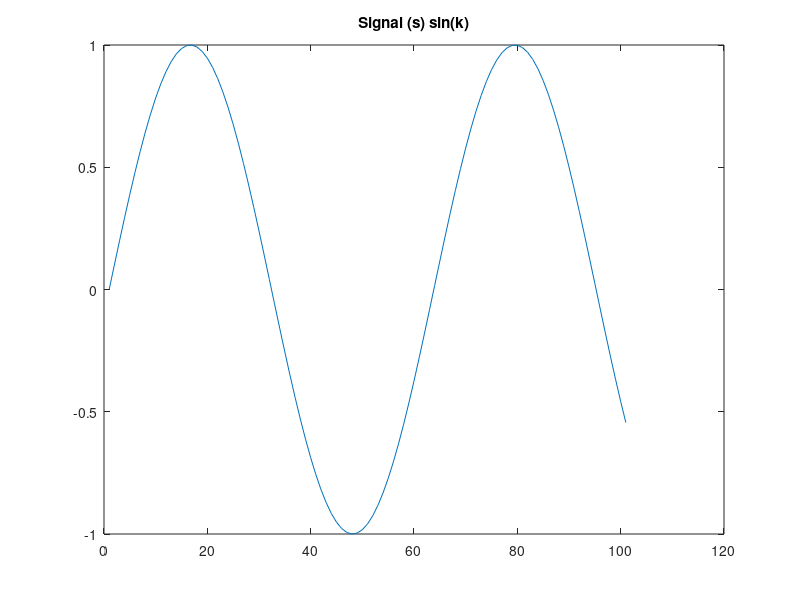
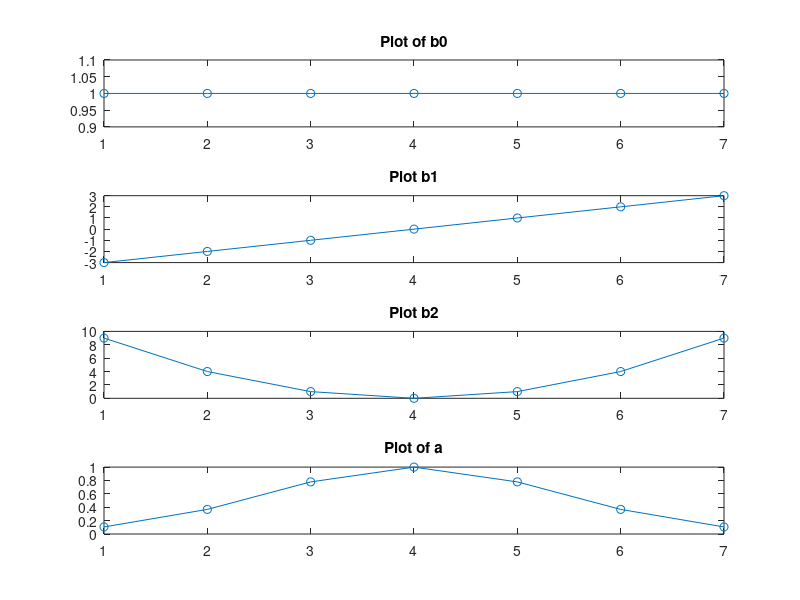
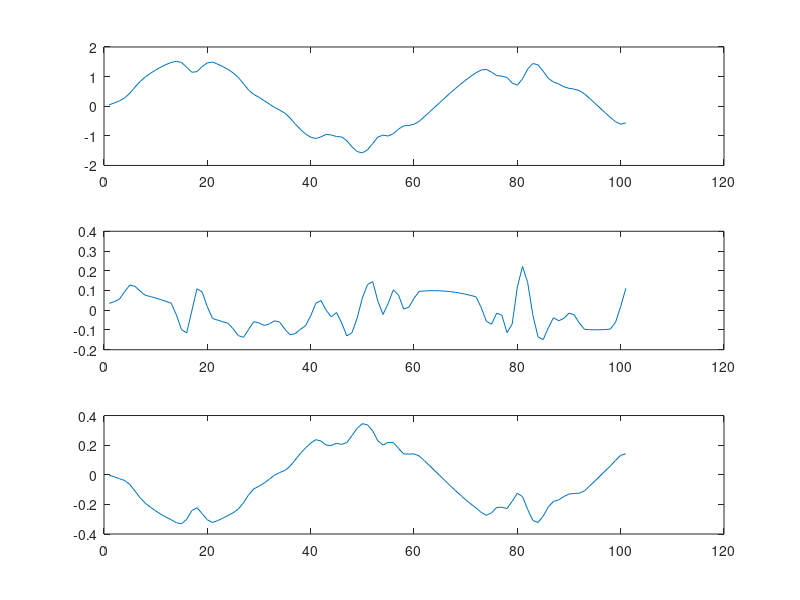
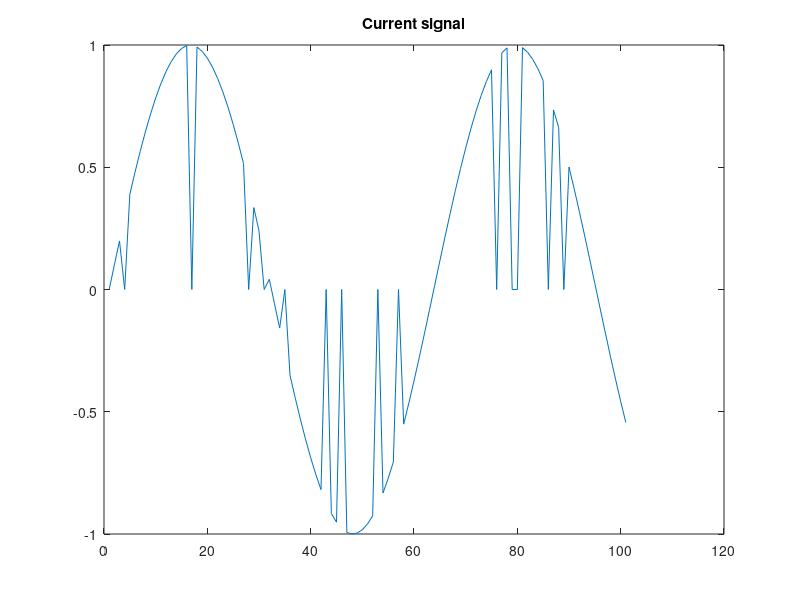

Write MATLAB code to recreate these figures, in order. (Note: this script raises an error after producing the figures.)
%% Signal for part 1

k = 0:1:100;
s = sin(k/10);
figure(1);plot(s);
title('Signal (s) sin(k)')

%% Signal for part 4

cert = double(rand(1,101)>0.2);
scert = s.*cert;
figure(10);plot(scert);
title('Signal with uncertainty (scert) sin(k)')
s = scert;

%%
figure(6);plot(s);
title('Current signal')
x=(-3:3)';
b0=ones(7,1);
b1=x;
b2=x.^2;

% --- PLOTS
figure(2);
subplot(4,1,1);plot(b0,'-o');
title('Plot of b0')
subplot(4,1,2);plot(b1,'-o');
title('Plot b1')
subplot(4,1,3);plot(b2,'-o');
title('Plot b2')
% ----

a = exp(-x.^2/4);
figure(2);
subplot(4,1,4);plot(a,'-o');
title('Plot of a')
%%
f0 = b0.*a; f0 = f0(end:-1:1);
f1 = b1.*a; f1 = f1(end:-1:1);
f2 = b2.*a; f2 = f2(end:-1:1);
figure(3);
subplot(3,1,1);plot(f0,'-o');
title('f0')
subplot(3,1,2);plot(f1,'-o');
title('f1')
subplot(3,1,3);plot(f2,'-o');
title('f2')

h0 = conv(s,f0,'same');
h1 = conv(s,f1,'same');
h2 = conv(s,f2,'same');

G0 = diag(a)
B = [b0 b1 b2];
G = B'*G0*B
%% Considers uncertainty
%a_cert = a'.* cert(1:7)
%G0_cert = diag(a_cert)
%B_cert = [b0 b1];
%G_cert = B_cert'*G0_cert*B_cert


G11 = conv(cert, flip(b0.*a.*b0),'same')
G12 = conv(cert, flip(b0.*a.*b1),'same')
G22 = conv(cert, flip(b1.*a.*b1),'same')

detG = G11.*G22-G12.^2;
c0 = (G22.*h0-G12.*h1)./detG
c1 = (-G12.*h0+G11.*h1)./detG 
figure(21);
subplot(2,1,1);plot(c0)
title('C with uncertainty')
subplot(2,1,2);plot(c1)

%% Creates c without consideration to uncertainty
c = inv(G)*[h0;h1;h2];
figure(8);

% Coordinates
subplot(3,1,1);plot(c(1,:))
title('s(x)')
subplot(3,1,2);plot(c(2,:))
title('ds(x)/d(x)')
subplot(3,1,3);plot(c(3,:))
title(' ')

figure(7);
localsig=s(60-3:60+3);
reconsig=(B*c(:,60))';
diffsig=localsig-reconsig;

subplot(3,1,1);plot(localsig);
title('Real signal')
subplot(3,1,2);plot(reconsig);
title('Reconstructed signal')
subplot(3,1,3);plot(diffsig);
title('Diff')


%% Test For preperation ex nr 3. (DONT RUN AGAIN) 
f = inv(G)*[f0'; f1'; f1']
h0_t = conv(s,f(1,:),'same');
h1_t = conv(s,f(2,:),'same');
h2_t = conv(s,f(3,:),'same');
figure(3)
subplot(3,1,1);plot(h0_t)
subplot(3,1,2);plot(h1_t)
subplot(3,1,3);plot(h2_t)
%% 

im = double(imread('Scalespace0.png'));
figure(8);colormap(gray);imagesc(im);title('Original');

cert = double(rand(size(im)) > 0.60); imcert = im.*cert;
figure(9);colormap(gray);imagesc(imcert);title('Image * cert')

x = ones(7,1)*(-3:3)
y = x'
%a = exp(-(x.^2+y.^2)/4);
%a = exp((0.7./(log(x.^2 + y.^2))+0.6)/10);
a = exp((-(x.^2+y.^2))/4);
figure(10);mesh(a);

imlp = conv2(imcert, a, 'same');
figure(11);colormap(gray);imagesc(imlp); title('lowpass')

G = conv2(cert, flip(a), 'same');
c = imlp./G;
figure(14);colormap(gray);imagesc(c);title('Reconstructed');
figure(13);colormap(gray);imagesc(G);title('G');
